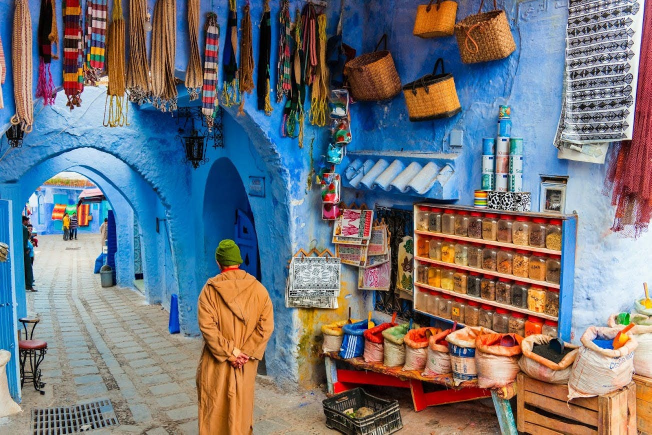
#> input picture refresher/algo/content/image_test2.jpg, 1303 x 869 px (shown at 1/2 size)
$ python exam.py
#> lines starting #> are read from the running program, lines starting #| are printed output that depends on the picture
# Exercise 1

import numpy as np
import matplotlib.pyplot as plt
import os
import cv2
from datetime import datetime
import pandas as pd
from matplotlib.image import imsave


def strong_password(password):
    nb_missing = 0
    if len(password) < 6:
        nb_missing += 1
    if not any([character.isdigit() for character in password]):
        nb_missing += 1
    if not any([character.islower() for character in password]):
        nb_missing += 1
    if not any([character.isupper() for character in password]):
        nb_missing += 1
    if not any([character in "!@#$%^&*()-+" for character in password]):
        nb_missing += 1
    if nb_missing == 0:
        return True
    else:
        return nb_missing


# Exercise 2

id_dict = {}


def add_user(name, birth_date, password):
    # Check if each word in name is capitalized
#> called with name = 'John Doa', birth_date = '12/02/1998', password = 'aaaa1+S'
    if not all([n[0].isupper() for n in name.split(' ')]):
        print("Capitalize name")
        return

    # Check if password is strong
    while type(strong_password(password)) == type(1):
        password = input("invalid password, please try again\n")

    # Check if date is valid, else exit function
    try:
        pd.to_datetime(bd)
    except Exception as e:
        print("Please enter a valid date")
        return

    # Add user to id_dict
    global id_dict
    id_key = " ".join([name, birth_date])
    # If a user with same name and birth date already exists, append current time to key
    if id_key in id_dict.keys():
        id_key += " (" + datetime.now().strftime("%m/%d/%Y, %H:%M:%S") + ")"
    id_dict[id_key] = password


name = "John Doa"
pw = "aaaa1+S"
bd = "12/02/1998"

add_user(name, bd, pw)

# Exercise 3

# !gdown --id 1l-Dhk04SuXAs_5v52j_2KrvexIRGYF2O
image_bib = cv2.imread(os.getcwd() + '/content/image_test2.jpg')
#> image_bib is the input picture: shape (869, 1303, 3); mean B, G, R 122.7, 116.7, 115
resized_image = cv2.resize(image_bib, (400, 400), interpolation=cv2.INTER_AREA)
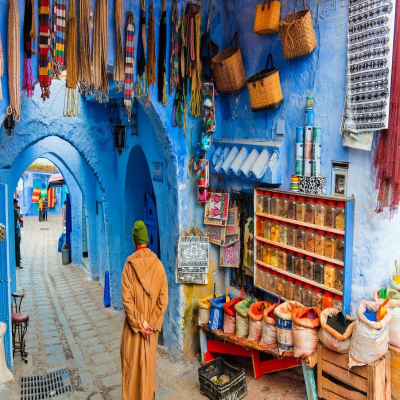
#> resized_image: shape (400, 400, 3); mean B, G, R 122.7, 116.7, 115
plt.imsave("resized_img.jpg", resized_image)
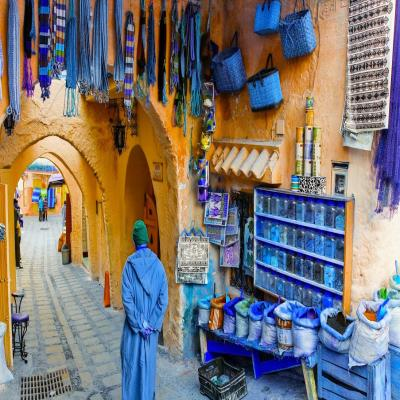
#> saved as resized_img.jpg: shape (400, 400, 3); mean R, G, B 122.7, 116.7, 115.2

def crop(x1, x2, y1, y2):
    if any([x1 < 0, x2 > 400, y1 < 0, y2 > 400, x1 > x2, y1 > y2]):
        print("Invalid crop coordinates")
        return
    return resized_image[x1:x2, y1:y2, :]


def divisers(nb_squares):
#> called with nb_squares = 400
    nb_rows = 2
    while nb_rows <= nb_squares**(1/2):
        if nb_squares % nb_rows == 0:
            nb_col = int(nb_squares/nb_rows)
            return nb_rows, nb_col
        nb_rows += 1


def swap(nb_squares):
    if 400 % nb_squares != 0 or divisers(nb_squares) is None:
        print("Bad number of squares")
        return
    nb_rows, nb_col = divisers(nb_squares)
    global swapped_img
    swapped_img = np.zeros((400,400,3),dtype=np.uint8)
    for i in range(nb_rows):
        for j in range(nb_col):
            beginning_i = int(nb_col*i * 400/nb_squares)
            end_i = int(nb_col*(i+1) * 400/nb_squares)
            beginning_j = int(nb_rows*j * 400/nb_squares)
            end_j = int(nb_rows*(j+1) * 400/nb_squares)
            print(f"{beginning_i, end_i, beginning_j, end_j}")
            swapped_img[beginning_i:end_i, beginning_j:end_j, :] = resized_image[400-end_i: 400-beginning_i, 400-end_j: 400-beginning_j, :]
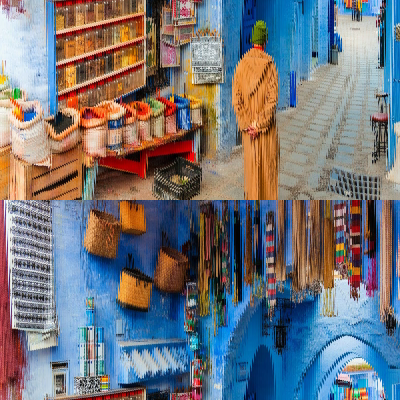
#> swapped_img: shape (400, 400, 3); mean B, G, R 122.7, 116.7, 115

    plt.imsave(f"fig_{nb_squares}squares.jpg", swapped_img)
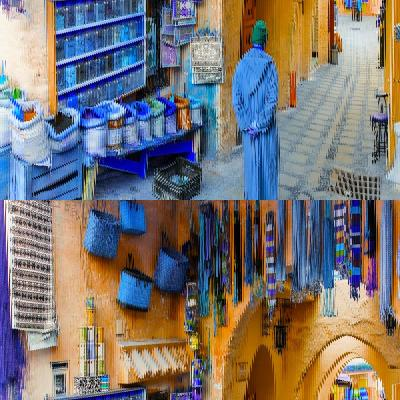
#> saved as fig_400squares.jpg: shape (400, 400, 3); mean R, G, B 122.7, 116.7, 115.3
swap(400)


def modify_image(operation, display_method):
    if operation == "crop":
        new_image = crop()
    elif operation == "swap":
        new_image = swap()
    else:
        print("Invalid operation name")
        return

    if display_method == "save":
        plt.imsave("fig.jpg", new_image)
    elif display_method == "show":
        plt.imshow("fig.jpg", new_image)
    else:
        print("Invalid display method")
        return
